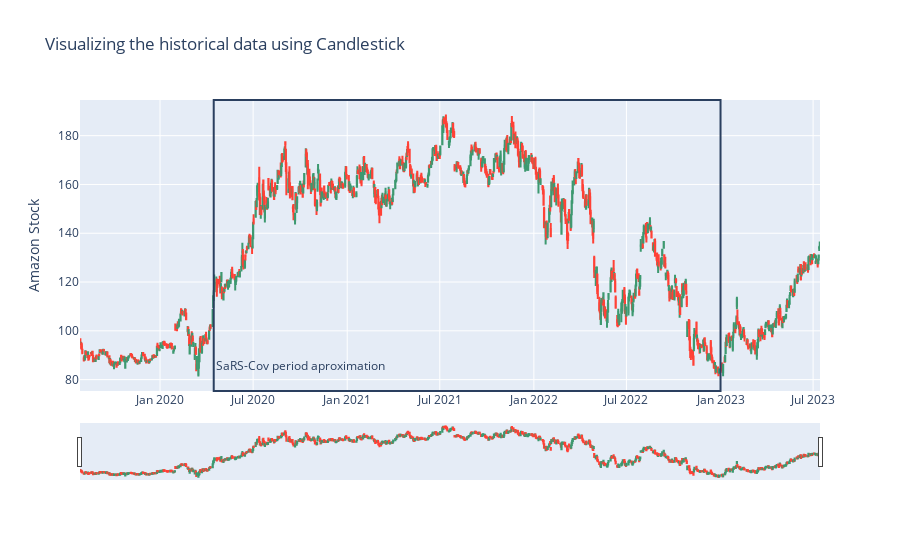

The notebook cell this image was saved under:
### Markdown cell above
### Visualizing the data using CandleSticks

For this plot I put a rough aproximation of where the Corona Virus is located (it is a gross approximation)
    . It is just for reference, it will not impact the rest of the project, but it is interesting to see it

### Code cell
fig = go.Figure(data = [go.Candlestick(x = amzn_hist.index,
                open =amzn_hist['Open'],
                high = amzn_hist['High'],
                low = amzn_hist['Low'],
                close = amzn_hist['Close'])])
fig.update_layout(
    title='Visualizing the historical data using Candlestick',
    yaxis_title='Amazon Stock',
    shapes = [dict(
    x0='2020-04-15', x1='2023-01-01', y0=0, y1=1, xref='x', yref='paper',
    line_width=2)],

    annotations=[dict(
    x='2020-04-15', y=0.05, xref='x', yref='paper',
    showarrow=False, xanchor='left', text='SaRS-Cov period aproximation')])

fig.show()

### Figure 1 — Plotly figure (JSON) as saved in the notebook; plotly's stock layout.template omitted (floating-point values rounded to 4 significant figures; data arrays with more than 128 entries replaced by an {"elided": "..."} marker saying what was removed)
{"data": [{"close": {"elided": "998 float values"}, "high": {"elided": "998 float values"}, "low": {"elided": "998 float values"}, "open": {"elided": "998 float values"}, "type": "candlestick", "x": {"elided": "998 str values"}}], "layout": {"annotations": [{"showarrow": false, "text": "SaRS-Cov period aproximation", "x": "2020-04-15", "xanchor": "left", "xref": "x", "y": 0.05, "yref": "paper"}], "shapes": [{"line": {"width": 2}, "x0": "2020-04-15", "x1": "2023-01-01", "xref": "x", "y0": 0, "y1": 1, "yref": "paper"}], "title": {"text": "Visualizing the historical data using Candlestick"}, "yaxis": {"title": {"text": "Amazon Stock"}}}}
